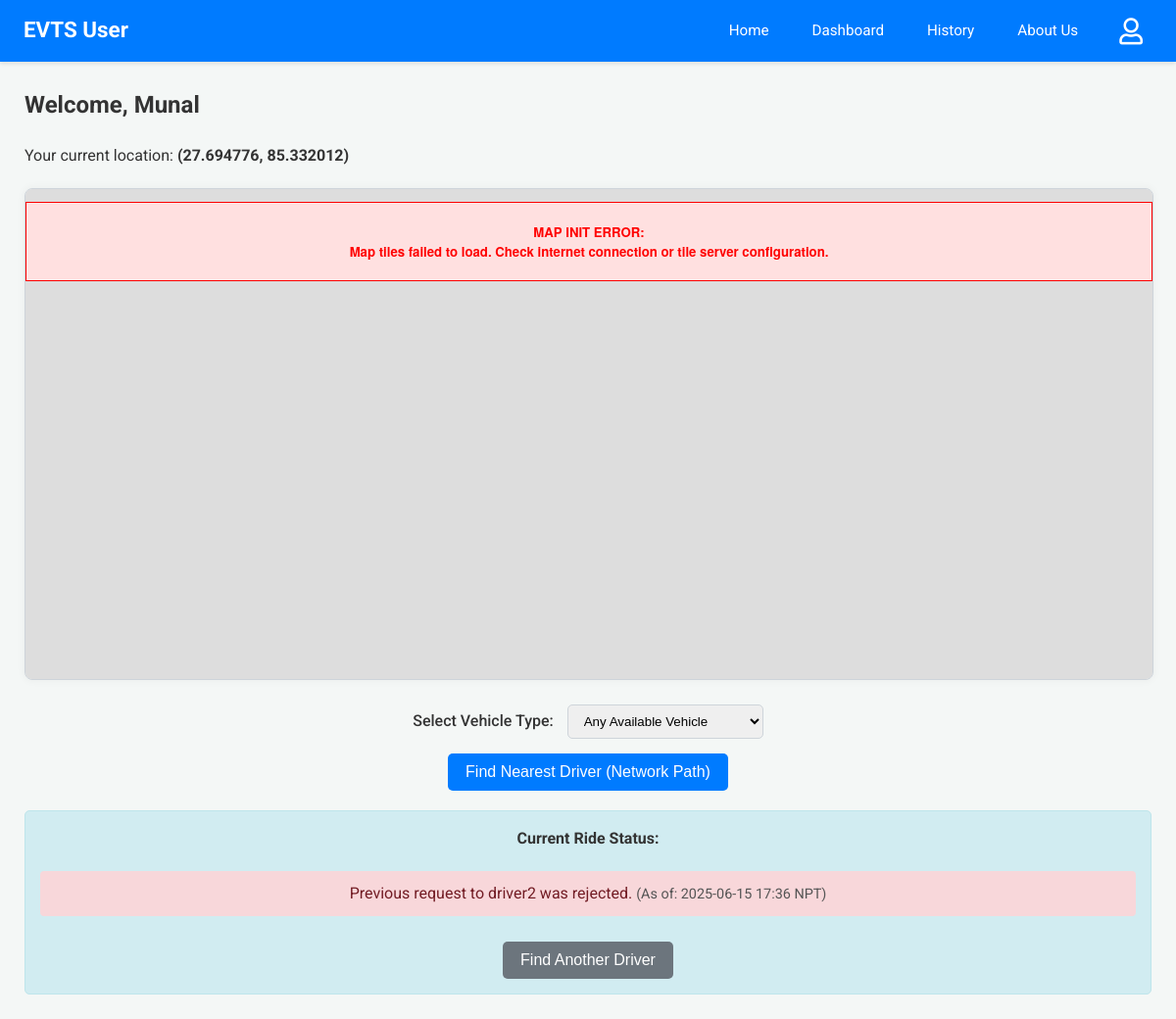
The app's page /user-dashboard (signed in), older data.
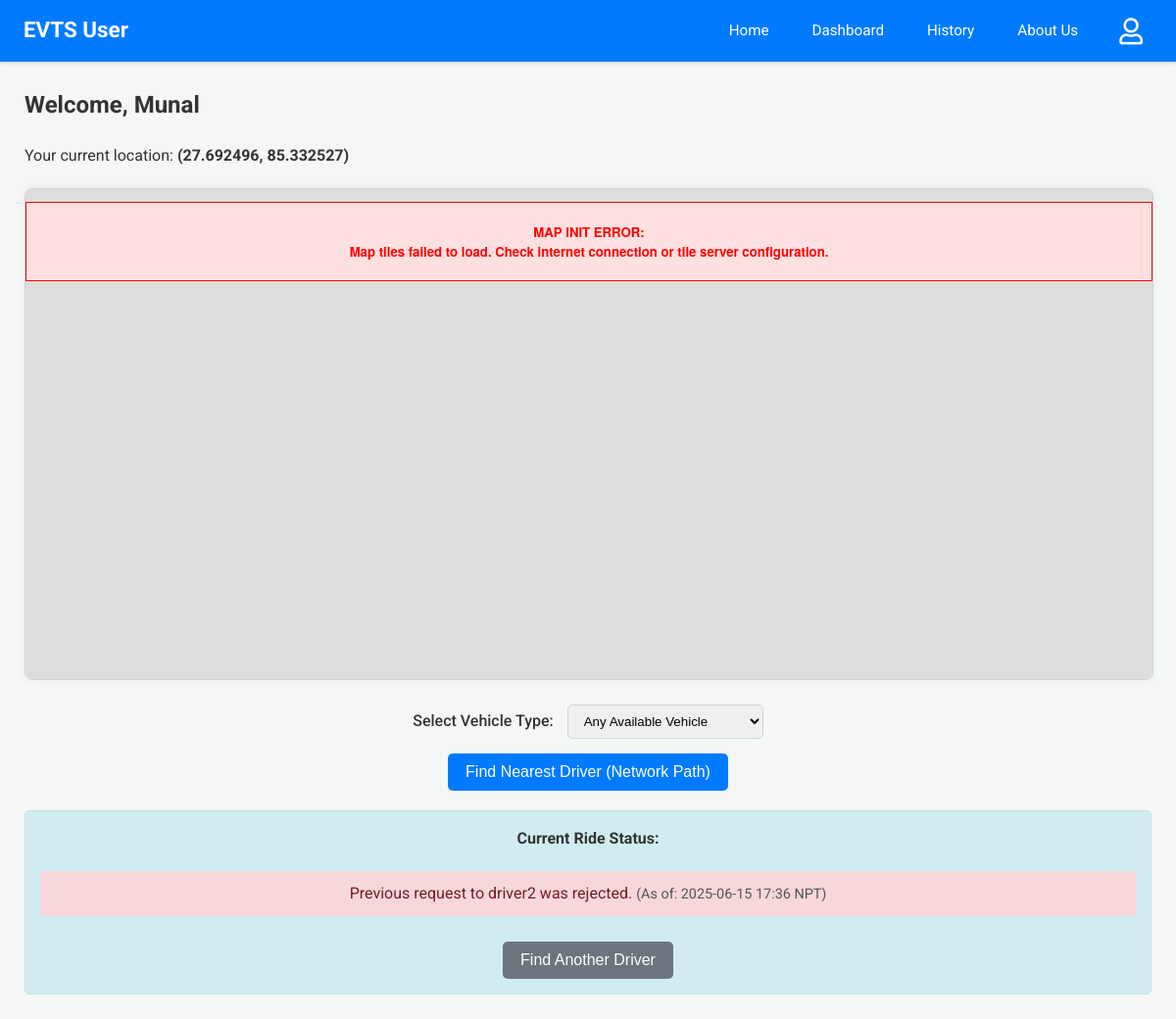
The same page, newer data.
### app.py (models this page shows)
class User(db.Model):
    email = db.Column(db.String(120), primary_key=True)
    name = db.Column(db.String(100))
    phone = db.Column(db.String(15))
    password = db.Column(db.String(100))
    latitude = db.Column(db.Float, nullable=True)
    longitude = db.Column(db.Float, nullable=True)

### app.py (the view)
@app.route('/user-dashboard')
@login_required_user
def user_dashboard():
    user = User.query.get(session['user'])
    if not user: # Should be caught by decorator, but good for direct calls
        session.pop('user', None)
        flash('User session not found, please log in again.', 'error')
        return redirect(url_for('login'))
    drivers_with_nodes = Driver.query.filter(Driver.node.isnot(None)).all()
    driver_list_for_js = [
        {'email': d.email, 'name': d.name, 'vehicle': d.vehicle, 'node': d.node}
        for d in drivers_with_nodes if d.node in coordinates # Ensure node is in your defined coordinates
    ]
    current_ride_status_info = None
    accepted_ride_db = RideRequest.query.filter_by(user_email=user.email, status='accepted').order_by(RideRequest.timestamp.desc()).first()
    if accepted_ride_db:
        driver_obj = Driver.query.get(accepted_ride_db.driver_email)
        if driver_obj and driver_obj.node and driver_obj.node in coordinates and \
           accepted_ride_db.user_latitude_at_request is not None and \
           accepted_ride_db.user_longitude_at_request is not None:
            current_ride_status_info = {
                'type': 'accepted',
                'driver_name': driver_obj.name,
                'driver_node': driver_obj.node,
                'user_latitude_for_route': accepted_ride_db.user_latitude_at_request,
                'user_longitude_for_route': accepted_ride_db.user_longitude_at_request,
                'timestamp': format_datetime_npt(accepted_ride_db.timestamp),
                'message': f"Your ride with {driver_obj.name} is confirmed! Driver is en route."
            }
        else:
            print(f"Warning (User Dashboard): Accepted ride ID {accepted_ride_db.id} has invalid location data. Driver Node: {driver_obj.node if driver_obj else 'N/A'}, User Lat: {accepted_ride_db.user_latitude_at_request}, User Lng: {accepted_ride_db.user_longitude_at_request}")
            current_ride_status_info = {'type': 'error', 'message': 'Error displaying accepted ride details (location data issue).', 'timestamp': format_datetime_npt(datetime.now(timezone.utc))}
    else:
        pending_ride_db = RideRequest.query.filter_by(user_email=user.email, status='Pending').order_by(RideRequest.timestamp.desc()).first()
        if pending_ride_db:
            driver_obj = Driver.query.get(pending_ride_db.driver_email)
            driver_name_pending = driver_obj.name if driver_obj else pending_ride_db.driver_email
            current_ride_status_info = {
                'type': 'pending',
                'driver_name': driver_name_pending,
                'timestamp': format_datetime_npt(pending_ride_db.timestamp),
                'message': f"Your request to {driver_name_pending} is pending..."
            }
        else:
            last_inactive_ride_db = RideRequest.query.filter(
                RideRequest.user_email == user.email,
                RideRequest.status.in_(['rejected','superseded'])
            ).order_by(RideRequest.timestamp.desc()).first()
            if last_inactive_ride_db:
                driver_obj = Driver.query.get(last_inactive_ride_db.driver_email)
                driver_name_inactive = driver_obj.name if driver_obj else last_inactive_ride_db.driver_email
                msg = f"Previous request to {driver_name_inactive} was {last_inactive_ride_db.status}."
                if last_inactive_ride_db.status == 'superseded':
                    msg = "Your previous active request was superseded by a new one."
                current_ride_status_info = {
                    'type': last_inactive_ride_db.status,
                    'driver_name': driver_name_inactive,
                    'timestamp': format_datetime_npt(last_inactive_ride_db.timestamp),
                    'message': msg
                }
    vehicle_types_query = db.session.query(Driver.vehicle).filter(Driver.vehicle.isnot(None), Driver.vehicle != '').distinct().all()
    vehicle_types = sorted([vt[0] for vt in vehicle_types_query if vt[0]])
    print(f"[User Dashboard] Unique Vehicle Types Found: {vehicle_types}")
    response = make_response(render_template('user_dashboard.html',
                                                user=user,
                                                drivers_for_js=driver_list_for_js,
                                                coords=coordinates, # For driver node locations
                                                current_ride_status=current_ride_status_info,
                                                graph_for_js=graph, # For Dijkstra path visualization
                                                vehicle_types=vehicle_types)) # Pass to template
    return add_no_cache_to_response(response)

### app.py (called while the page is built)
def format_datetime_npt(dt_utc):
    if dt_utc is None: return "N/A"
    if dt_utc.tzinfo is None or dt_utc.tzinfo.utcoffset(dt_utc) is None:
        dt_utc = dt_utc.replace(tzinfo=timezone.utc)
    else:
        dt_utc = dt_utc.astimezone(timezone.utc)
    dt_npt = dt_utc.astimezone(NPT)
    return dt_npt.strftime('%Y-%m-%d %H:%M NPT')

def login_required_user(f):
    @wraps(f)
    def decorated_function(*args, **kwargs):
        if 'user' not in session:
            return redirect(url_for('login', next=request.url))
        return f(*args, **kwargs)
    return decorated_function

def add_no_cache_to_response(response):
    response.headers["Cache-Control"] = "no-cache, no-store, must-revalidate, public, max-age=0"
    response.headers["Pragma"] = "no-cache"
    response.headers["Expires"] = "0"
    return response

### templates/user_dashboard.html (shortened to what this page needs)
{% extends 'user_base.html' %}
 {% block head_extra %}
<link rel="stylesheet" href="https://unpkg.com/leaflet@1.9.4/dist/leaflet.css" />
<link rel="stylesheet" href="https://unpkg.com/leaflet-routing-machine@latest/dist/leaflet-routing-machine.css" />
{% endblock %} {% block content %}
<h2>Welcome, {{ user.name }}</h2>
<p>
    Your current location:
    <strong>
        <span id="currentUserPreciseLocation">
            {% if user.latitude and user.longitude %} ({{ user.latitude|round(6) }}, {{ user.longitude|round(6) }}) {% else %} Please click map to set {% endif %}
        </span>
    </strong>
</p>
<div class="map-wrapper-fullwidth">
    <div class="map-container-inner">
        <div id="map"><p style="text-align: center; padding-top: 50px; color: #555;" id="mapLoadingText">Loading map...</p></div>
    </div>
</div>
<div style="text-align: center; margin-bottom: 15px; margin-top: 20px;">
    <label for="vehicleTypeSelect" style="margin-right: 10px; font-weight: 500;">Select Vehicle Type:</label>
    <select id="vehicleTypeSelect" class="role-select" style="padding: 8px 12px; border-radius: 5px; min-width: 200px; border: 1px solid #ced4da;">
        <option value="">Any Available Vehicle</option>
    </select>
</div>
<div style="text-align: center; margin-bottom: 20px;">
    <button id="findNearestBtn" onclick="findNearestAndShowPreview()" {% if user.latitude is none or user.longitude is none %} disabled title="Click map to set your location first." {% endif %}>
        Find Nearest Driver (Network Path)
    </button>
</div>
<div id="notifications" class="status-notifications">
    <h4>Current Ride Status:</h4>
    {% if current_ride_status %}
    <p class="status-{{ current_ride_status.type }}">
        {{ current_ride_status.message }} {% if current_ride_status.timestamp %}
        <span style="font-size: 0.9em; color: #555;">(As of: {{ current_ride_status.timestamp }})</span>
        {% endif %}
    </p>
    {% if current_ride_status.type == 'rejected' or current_ride_status.type == 'superseded' %}
    <button onclick="findNearestAndShowPreview()" class="btn-secondary" style="margin-top: 10px;" {% if user.latitude is none or user.longitude is none %}disabled title="Set your location on map first" {% endif %}>
        Find Another Driver
    </button>
    {% endif %} {% else %}
    <p>No active ride requests. Click "Find Nearest Driver" to start.</p>
    {% endif %}
</div>
{% endblock %}

### templates/user_base.html (shortened to what this page needs)
<!DOCTYPE html>
<html>
<head>
    <link rel="stylesheet" href="{{ url_for('static', filename='css/dashboard_styles.css') }}">
    <link rel="stylesheet" href="https://cdnjs.cloudflare.com/ajax/libs/font-awesome/5.15.4/css/all.min.css" />
    {% block head_extra %}{% endblock %}
</head>
<body>
    <nav class="navbar user-navbar">
        <a href="{{ url_for('user_home') }}" class="nav-brand">EVTS User</a>
        <div class="nav-links">
            <a href="{{ url_for('user_home') }}">Home</a>
            <a href="{{ url_for('user_dashboard') }}">Dashboard</a>
            <a href="{{ url_for('user_history') }}">History</a>
            <a href="{{ url_for('user_about') }}">About Us</a>
        </div>
        <div class="navbar-profile">
            <span class="profile-image-clickable" onclick="toggleProfileDropdown('userProfileDropdown')">
                <i class="far fa-user"></i>
            </span>
        </div>
    </nav>
    <div class="dashboard-content">
        {% block content %}{% endblock %}
    </div>
</body>
</html>

### static/css/dashboard_styles.css (style rules this page uses)
body { font-family: 'Roboto', 'Segoe UI', Tahoma, Geneva, Verdana, sans-serif; margin: 0; background-color: #f4f7f6; color: #333; line-height: 1.6; }
nav.navbar { padding: 0.7rem 1.5rem; color: white; box-shadow: 0 2px 4px rgba(0, 0, 0, 0.1); display: flex; align-items: center; position: relative; z-index: 1001; }
nav.navbar .nav-brand { font-size: 1.4em; font-weight: bold; color: white; text-decoration: none; }
nav.navbar .nav-links { display: flex; align-items: center; margin-left: auto; }
nav.navbar .nav-links a { color: white; margin-left: 20px; text-decoration: none; padding: 8px 12px; border-radius: 4px; transition: background-color 0.2s ease-in-out; font-size: 0.95em; }
nav.user-navbar { background-color: #007bff; }
.dashboard-content { padding: 25px; max-width: 1200px; margin: 0 auto; }
.dashboard-content h2, .dashboard-content h3, .dashboard-content h4 { color: #333; margin-top: 0; }
.dashboard-content p { margin-bottom: 1rem; }
.map-wrapper-fullwidth { width: 100%; margin-top: 20px; margin-bottom: 25px; background-color: #e9ecef; border: 1px solid #ced4da; border-radius: 8px; box-shadow: 0 0 10px rgba(0,0,0,0.05); }
.map-container-inner { width: 100%; height: 500px; border-radius: 7px; overflow: hidden; }
#map { width: 100%; height: 100%; }
button, .button-style { background-color: #007bff; color: white; padding: 10px 18px; border: none; border-radius: 5px; cursor: pointer; font-size: 1em; transition: background-color 0.2s ease, box-shadow 0.2s ease; text-decoration: none; display: inline-block; text-align: center; }
button.btn-secondary, .button-style.btn-secondary { background-color: #6c757d; }
.status-notifications { margin-top: 20px; padding: 15px; border: 1px solid #bee5eb; background-color: #d1ecf1; color: #0c5460; border-radius: 5px; text-align: center; }
.status-notifications p.status-rejected, .status-notifications p.status-superseded, .status-notifications p.status-error { color: #721c24; background-color: #f8d7da; border-color: #f5c6cb; padding: 10px; border-radius: 4px; }
.navbar-profile { position: relative; display: flex; align-items: center; margin-left: 20px; }
.profile-image-clickable { cursor: pointer; padding: 6px 10px; border-radius: 50%; transition: background-color 0.2s ease; display: inline-flex; align-items: center; justify-content: center; }
nav.navbar .navbar-profile .profile-image-clickable i.fas, nav.navbar .navbar-profile .profile-image-clickable i.far { font-size: 1.7em !important; line-height: 1 !important; color: #FFFFFF !important; background: none !important; -webkit-font-smoothing: antialiased; -moz-osx-font-smoothing: grayscale; text-shadow: none !important; }
nav.navbar .navbar-profile .profile-image-clickable i.fas::before, nav.navbar .navbar-profile .profile-image-clickable i.far::before { color: #FFFFFF !important; background: none !important; }

Row changes from the older to the newer data that the page shows:
changed User "Munal": latitude "27.694776" → "27.692496"; longitude "85.332012" → "85.332527"
